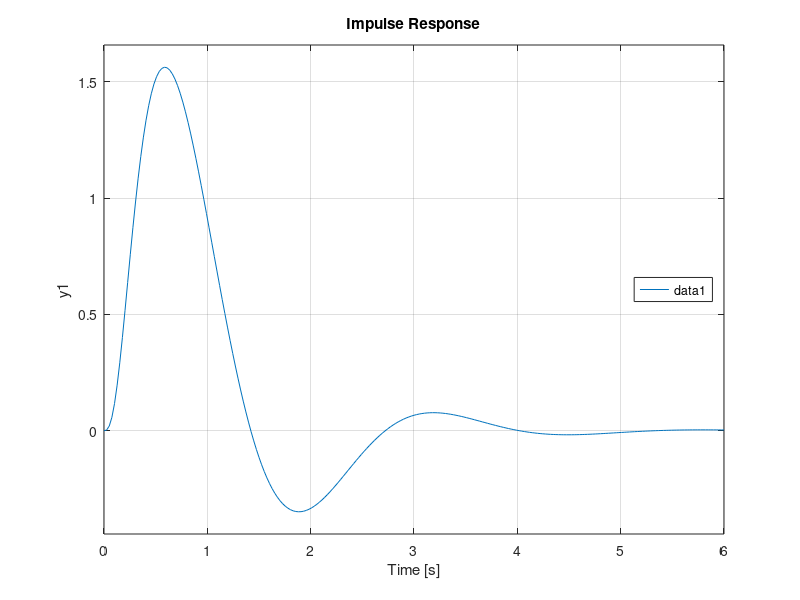

The MATLAB source for this figure:
close all

% m = 0.028;
% m_b = 0.23;
m_b = 0.3;
g = 9.81;
k = -1/m_b;

A = [0 1 0 0; 0 k g 0; 0 0 0 1; 0 0 -144.1 -17.27];
B = [0; 0; 0; 61.8];
C = [1 0 0 0];
D = 0;

Ts = 0.02;
s = tf('s');
[b,a] = ss2tf(A,B,C,D);
H = zpk(tf(b,a));

kp = 1.8; %2
kd = kp/500;
ki = 0; %0.95

s = tf('s');
C = kp + ki/s + kd*s;
[b_c, a_c] = tfdata(C, 'v');


L = minreal(C*H);

T = feedback(L,1);
S = 1 - T;
CS = minreal(C*S);
PS = minreal(H*S);

figure()
subplot(2,1,1)
step(T)
subplot(2,1,2)
% step(PS)
hold on
impulse(T)
legend('Location', 'east')
